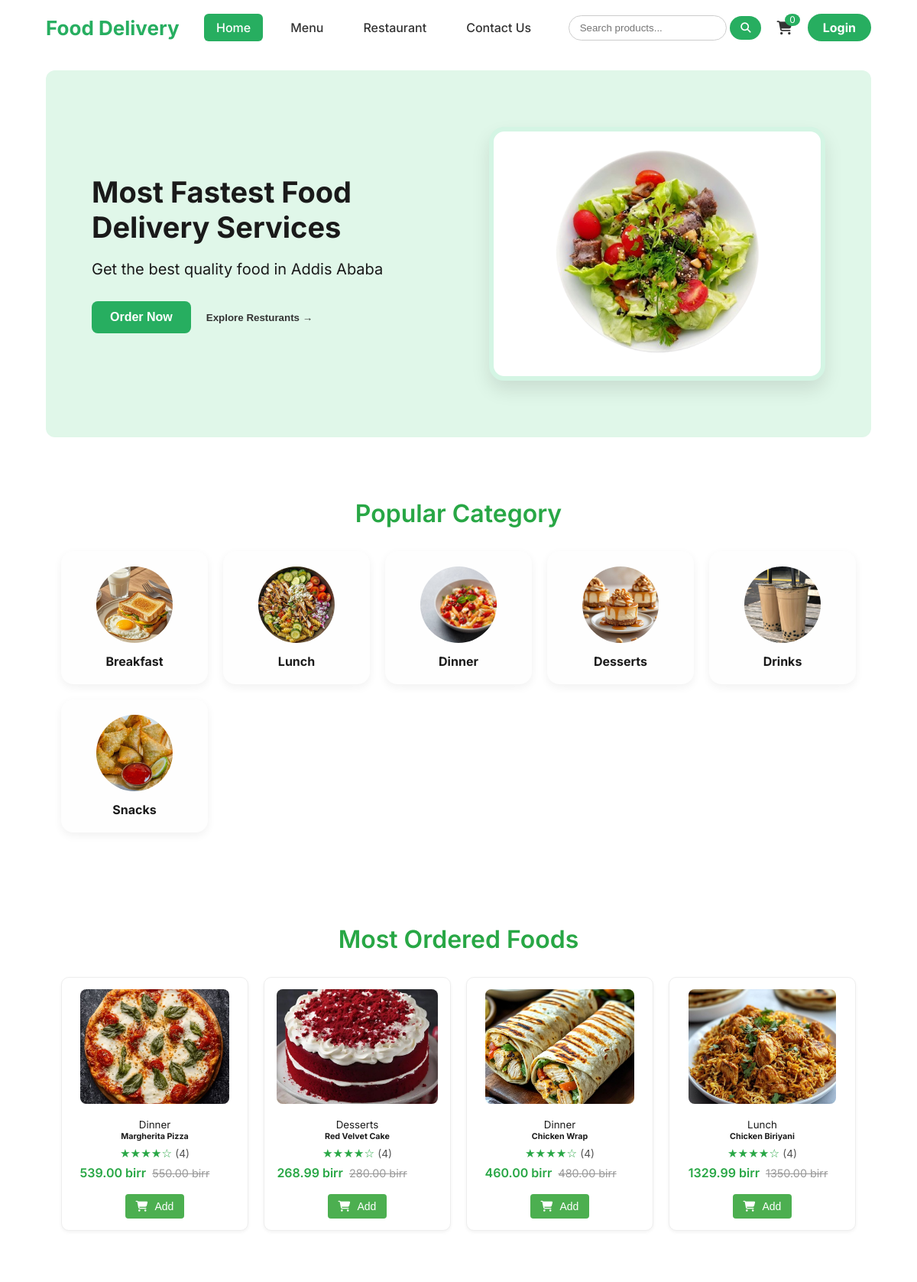
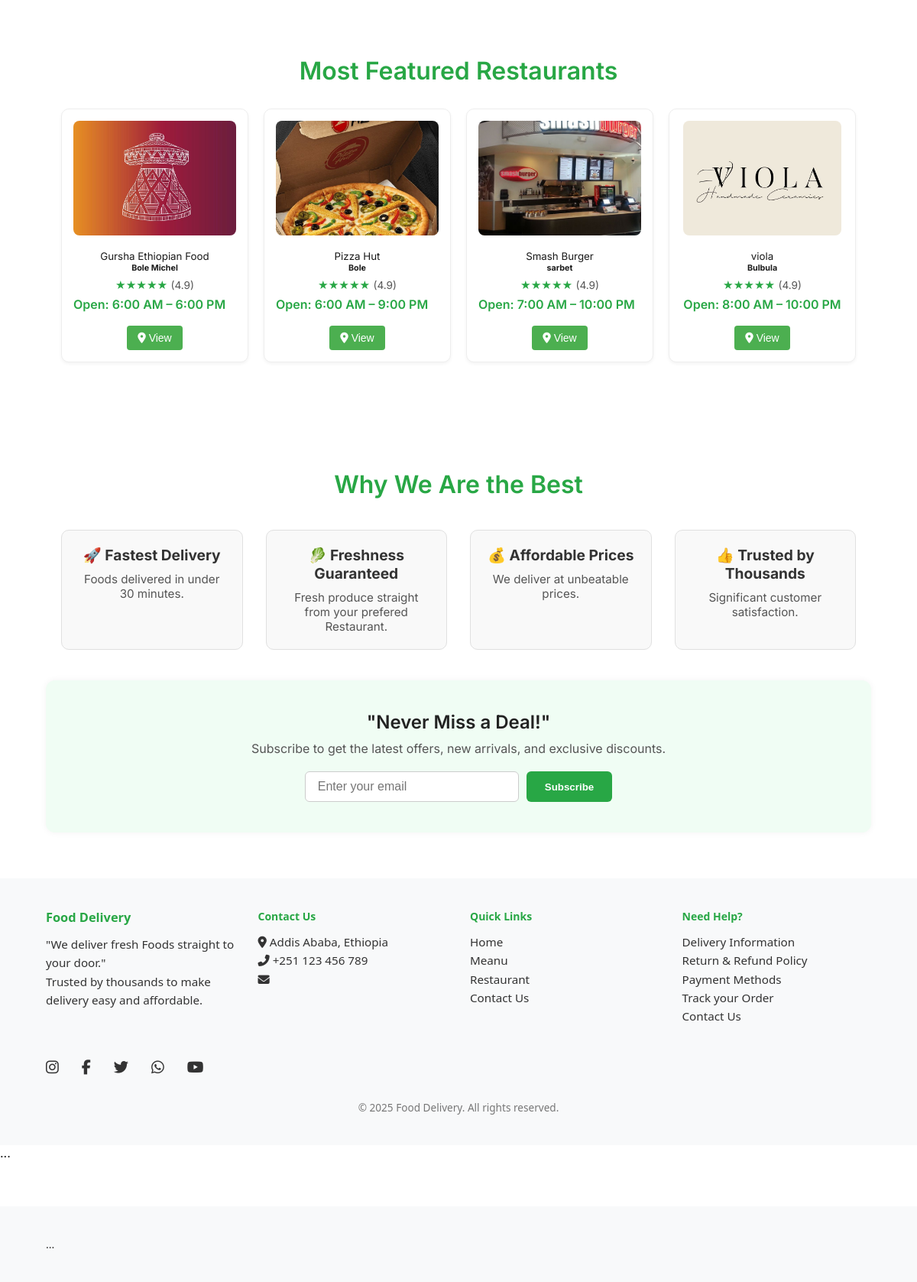
The page / on the database its author committed (2 pictures, top to bottom).
### deliveryApp/models.py (models this page shows, shortened)
class Category(models.Model):
    name = models.CharField(max_length=100, unique=True)
    image = models.ImageField(upload_to='categories/', blank=True, null=True)
    def __str__(self):
        return self.name

class Product(models.Model):
    name = models.CharField(max_length=200)
    description = models.TextField(blank=True, null=True)
    category = models.ForeignKey(Category, on_delete=models.SET_NULL, null=True, blank=True)
    restaurant = models.ForeignKey(Restaurant, on_delete=models.CASCADE, null=True, blank=True)
    product_price = models.DecimalField(max_digits=10, decimal_places=2)
    offer_price = models.DecimalField(max_digits=10, decimal_places=2, blank=True, null=True)
    image1 = models.ImageField(upload_to='products/', blank=True, null=True)
    image2 = models.ImageField(upload_to='products/', blank=True, null=True)
    image3 = models.ImageField(upload_to='products/', blank=True, null=True)
    in_stock = models.BooleanField(default=True)
    created_at = models.DateTimeField(auto_now_add=True)
    updated_at = models.DateTimeField(auto_now=True)
    added_by = models.ForeignKey(User, on_delete=models.CASCADE, null=True, blank=True)

class Restaurant(models.Model):
    name = models.CharField(max_length=200)
    address = models.CharField(max_length=200)
    discription = models.TextField()
    phone_number = models.CharField(max_length=15, blank=True, null=True)
    image = models.ImageField(upload_to='restaurants/', blank=True, null=True)
    open_time = models.TimeField()
    close_time = models.TimeField()
    created_at = models.DateTimeField(auto_now_add=True)
    added_by = models.ForeignKey(User, on_delete=models.CASCADE, null=True, blank=True)

### deliveryApp/views.py (the view)
# urls.py: path('', home, name="home"),
def home(request):
    restaurants = Restaurant.objects.all()[:4]
    foods = Product.objects.all()[:4]
    categories = Category.objects.all()[:6]
    return render(request, 'home.html', {
        'restaurants': restaurants,
        'foods': foods,
        'categories': categories
    })

### deliveryApp/templates/home.html
{% extends "base.html" %}
{% block content %}
{% load static %}
  <section class="hero">
    <div class="hero-text">
      <h1>Most Fastest Food Delivery Services</h1>
      <h2>Get the best quality food in Addis Ababa</h2>
      <div class="hero-buttons">
        <button class="shop-now"> <a href="{%url 'food'%}"> Order Now </a></button>
        <button class="explore-btn">  <a href="{%url 'restaurant'%}">  Explore Resturants  </a> →</button>
      </div>
    </div>
    <div class="hero-img">
      <img src="{% static 'images/hero.png' %}" alt="hero ">
    </div>
  </section>
 <section class="restaurants">
 <h2>Popular Category</h2>
 <div class="restaurant-grid">
  {% for category in categories %}
   <a class="ln" href="{% url 'food_by_category' category.id %}">
    <div class="restaurant-card">
      <img src="{% static category.image.url %}" alt="{{ category.name }}">
      <h4> {{category.name}} </h4> </div>
    </a>
   {% endfor %}
  </div>
 </section>
<section class="best-sellers">
  <h2>Most Ordered Foods</h2>
  <div class="product-grid">
    {% for food in foods %}
      <div class="card">
        <a class="ln" href="{% url 'singlepage' food.pk %}">
          <img class="card-img" src="{{ food.image1.url }}" alt="{{ food.name }}">
          <small>{{ food.category }}</small>
          <h6>{{ food.name }}</h6>
          <div class="product-rating">★★★★☆ <span>(4)</span></div>
          <div class="price-row">
            <span class="new-price">{{ food.offer_price }} birr</span>
            <span class="old-price">{{ food.product_price }} birr</span>
          </div>
        </a>
        <button
            class="add-to-cart"
            data-id="{{ food.id }}"
            data-name="{{ food.name|escapejs }}"
            data-price="{{ food.offer_price|default:food.product_price }}"
            data-image="{{ food.image1.url }}"
          >
            <i class="fa fa-shopping-cart"></i> Add
          </button>
      </div>
    {% endfor %}
  </div>
</section>
<section class="best-sellers">
  <h2>Most Featured Restaurants</h2>
  <div class="product-grid">
    {% for restaurant in restaurants %}
      <div class="card">
        <a class="ln" href="{% url 'rest_details' restaurant.pk %}">
          <img class="card-img" src="{{ restaurant.image.url }}" alt="{{ restaurant.name }}">
          <small>{{ restaurant.name }}</small>
          <h6>{{ restaurant.address }}</h6>
          <div class="product-rating">★★★★★ <span>(4.9)</span></div>
          <div class="price-row">
            <span class="new-price">
              Open: {{ restaurant.open_time|time:"g:i A" }} – {{ restaurant.close_time|time:"g:i A" }}
            </span>
          </div>
        </a>
        <button class="view-btn" onclick="location.href='{% url 'rest_details' restaurant.pk %}'">
          <i class="fa fa-map-marker-alt"></i> View
        </button>
      </div>
    {% endfor %}
  </div>
</section>
<section class="why-best">
  <h2>Why We Are the Best</h2>
  <div class="best-features">
    <div class="feature-box">
      <h3>🚀 Fastest Delivery</h3>
      <p>Foods delivered in under 30 minutes.</p>
    </div>
    <div class="feature-box">
      <h3>🥬 Freshness Guaranteed</h3>
      <p>Fresh produce straight from your prefered Restaurant.</p>
    </div>
    <div class="feature-box">
      <h3>💰 Affordable Prices</h3>
      <p>We deliver at unbeatable prices.</p>
    </div>
    <div class="feature-box">
      <h3>👍 Trusted by Thousands</h3>
      <p>Significant customer satisfaction.</p>
    </div>
  </div>
</section>
<section class="newsletter-section">
  <div class="newsletter-content">
    <h3>"Never Miss a Deal!"</h3>
    <p>Subscribe to get the latest offers, new arrivals, and exclusive discounts.</p>
    <form class="newsletter-form">
      <input type="email" placeholder="Enter your email" required />
      <button type="submit">Subscribe</button>
    </form>
  </div>
</section>
{% endblock %}

### rows shown on the page
Category: image (picture), name "Breakfast"
Category: image (picture), name "Lunch"
Category: image (picture), name "Dinner"
Category: image (picture), name "Desserts"
Category: image (picture), name "Drinks"
Category: image (picture), name "Snacks"
Product: image1 (picture), category "Dinner", name "Margherita Pizza", offer_price "539.00", product_price "550.00"
Product: image1 (picture), category "Desserts", name "Red Velvet Cake", offer_price "268.99", product_price "280.00"
Product: image1 (picture), category "Dinner", name "Chicken Wrap", offer_price "460.00", product_price "480.00"
Product: image1 (picture), category "Lunch", name "Chicken Biriyani", offer_price "1329.99", product_price "1350.00"
Restaurant: image (picture), name "Gursha Ethiopian Food", address "Bole Michel", open_time "6:00 AM", close_time "6:00 PM"
Restaurant: image (picture), name "Pizza Hut", address "Bole", open_time "6:00 AM", close_time "9:00 PM"
Restaurant: image (picture), name "Smash Burger", address "sarbet", open_time "7:00 AM", close_time "10:00 PM"
Restaurant: image (picture), name "viola", address "Bulbula", open_time "8:00 AM", close_time "10:00 PM"
